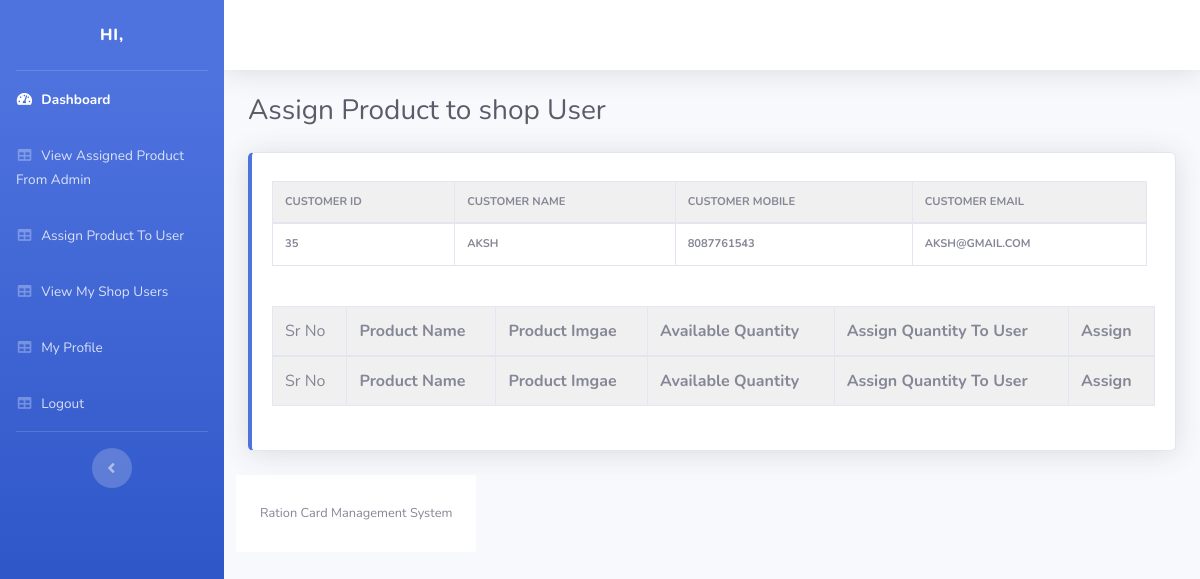
Page /user_assign.php?customer_id=35 on the committed database.
### tables this page shows
CREATE TABLE `customer_registeration` (
  `customer_id` int(11) NOT NULL,
  `c_name` varchar(255) NOT NULL,
  `c_email` varchar(255) NOT NULL,
  `c_password` varchar(255) NOT NULL,
  `c_mobile_no` bigint(20) NOT NULL,
  `ration_number` double NOT NULL,
  `aadhar_number` bigint(20) NOT NULL,
  `c_city` varchar(255) NOT NULL
);

### user_assign.php (the view, shortened to what this page needs)
<?php include "user_includes/shop_heder.php" ;?>
        <div class="container-fluid">
          <div class="d-sm-flex align-items-center justify-content-between mb-4">
            <h1 class="h3 mb-0 text-gray-800">Assign Product to shop User</h1>
          </div>
    <div class="body">
    <div class="row">
            <div class="col-lg-12 mb-4">
              <div class="card border-left-primary shadow h-100 py-2">
                <div class="card-body">
                  <div class="row no-gutters align-items-center">
                    <div class="col mr-2">
                      <div class="text-xs font-weight-bold text-primary text-uppercase mb-1">
                      <?php $customer_id =  $_GET['customer_id']; ?>
                      <table class="table table-bordered table-hover dataTable " id="dataTable">
                        <thead>
                            <tr>
                                <th>Customer Id</th>
                                <th>Customer Name</th>
                                <th>Customer Mobile</th>
                                <th>Customer Email</th>
                            </tr>
                        </thead>
                        <tbody>
                        <?php
$query  = "SELECT * FROM customer_registeration WHERE customer_id = '$customer_id'";
$result = mysqli_query($connection,$query);
if($result)
{
    while($row=mysqli_fetch_assoc($result))
    {
        $customer_id = $row['customer_id'];
        $c_name=$row['c_name'];
        $c_email=$row['c_email'];
        $c_mobile_no=$row['c_mobile_no'];
        ?>
        <tr>
            <td><?php echo $customer_id; ?></td>
            <td><?php echo $c_name; ?></td>
            <td><?php echo $c_mobile_no; ?></td>
            <td><?php echo $c_email; ?></td>
        </tr>
<?php
    }
}
            ?>
                        </tbody>
                      </table>
                      </div>
                      <br>
                    </div>
    <br>
<table class="table table-bordered table-hover dataTable " id="dataTable" width="100%" cellspacing="0">
<br>
<form action="" method="post">
<thead >
<tr>
<td>Sr No</td>
<th>Product Name</th>
<th>Product Imgae</th>
<th>Available Quantity</th>
<th>Assign Quantity To User</th>
<th>Assign</th>
        </tr>
    </thead>
    <tfoot >
        <tr>
            <td>Sr No</td>
            <th>Product Name</th>
            <th>Product Imgae</th>
            <th>Available Quantity</th>
            <th>Assign Quantity To User</th>
            <th>Assign</th>
        </tr>
    </tfoot>
</table>
    </div>
        </div>
        </div>
      </div>
  <?php include "user_includes/footer.php" ;?>

### user_includes/shop_heder.php (style rules this page uses)
thead,tfoot { background-color:rgb(240, 240, 240); }

### rows in the picture
customer_registeration: customer_id "35", c_name "AKSH", c_mobile_no "8087761543", c_email "AKSH@GMAIL.COM"
